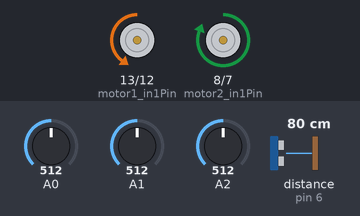
Bench run of a sketch on a simulated Arduino Uno, built with avr-gcc and run on an emulated ATmega328P. Shown: motor-driver pin pairs drawn as motors (green arrow = first pin HIGH = forward, orange = second pin HIGH = backward, longer = more drive, scaled by the enable pin). Wiring (inferred from the names in the program): ultrasonic range finder: trigger pin 9; echo pin 6. Inputs (shaded band) come from the test bench; at power-on: distance to the obstacle (sensor on pin 6) 80 cm, A0 = 512, A1 = 512, A2 = 512. The echo pulse lasts 58.3 µs per cm.

Above: at 1.8 s.
1.9 s: distance to the obstacle (sensor on pin 6) set to 4 cm
At 2.6 s:
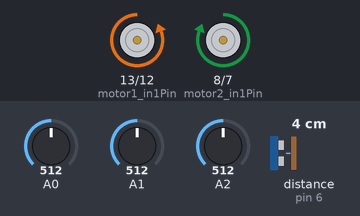
6.0 s: A0 set to 992
At 7.8 s:
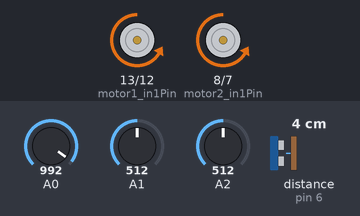
9.5 s: distance to the obstacle (sensor on pin 6) set to 2 cm
11.0 s: distance to the obstacle (sensor on pin 6) set to 9 cm
Timing chart, 0 to 16.1 s (numbered marks = the images above; inputs shaded):
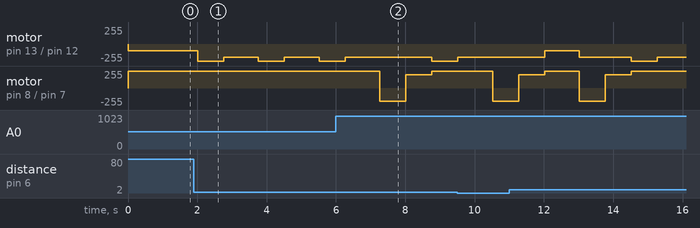

The sketch:

Moteu41tracker.ino
```cpp
//#include <Servo.h>
int motor1_enablePin = 11; //pwm
int motor1_in1Pin = 13;
int motor1_in2Pin = 12;

int trigPin = 9;//ultrason
int echoPin = 6;

//int servoPin = 5;//servoMoteur
//Servo servo;
//int angle = 0;

int motor2_enablePin = 10; //pwm
int motor2_in1Pin = 8;
int motor2_in2Pin = 7;

void setup()
{
  //on initialise les pins du moteur 1
  pinMode(motor1_in1Pin, OUTPUT);
  pinMode(motor1_in2Pin, OUTPUT);
  pinMode(motor1_enablePin, OUTPUT);

  pinMode(trigPin, OUTPUT);
  pinMode(echoPin, INPUT);

  //servo.attach(servoPin);

  //on initialise les pins du moteur 2
  pinMode(motor2_in1Pin, OUTPUT);
  pinMode(motor2_in2Pin, OUTPUT);
  pinMode(motor2_enablePin, OUTPUT);
  Serial.begin(9600);//initialise le moniteur série
}

void loop()
{

  digitalWrite(trigPin, LOW);
  delayMicroseconds(2);
  digitalWrite(trigPin,HIGH);
  delayMicroseconds(10);
  digitalWrite(trigPin,LOW);
  long duration = pulseIn(echoPin,HIGH);
  int distance = duration*0.343/20;
  float volts = analogRead(A2)*5.0/1023.0;
  int distance2 = 13*pow(volts,-1);

  //SetMotor2(175, true);
  //SetMotor1(255, false);
  int tracker1 = analogRead(A0)*5.0/1023;
  int tracker2 = analogRead(A1)*5.0/1023;
  analogWrite(motor1_enablePin, 200);//Je set le moteur 1, 255 = vitesse max on peut changer la vitesse si on veut
  analogWrite(motor2_enablePin, 200);//Je set le moteur 2, 255 = vitesse max
  digitalWrite(motor1_in1Pin, LOW);
  digitalWrite(motor1_in2Pin, HIGH);
  digitalWrite(motor2_in1Pin, HIGH);
  digitalWrite(motor2_in2Pin, LOW);

  /*Serial.println(tracker1);
  Serial.println(distance);
  Serial.println('-');
  Serial.println(distance2);


  servo.write(angle);
  delay(10);
  angle=angle++;
  */

  //quand y voit du noir y tourne,pour du blanc on remplace par 4
  if(tracker1==4){
  digitalWrite(motor1_in1Pin, LOW);
  digitalWrite(motor1_in2Pin, HIGH);
  digitalWrite(motor2_in1Pin, LOW);
  digitalWrite(motor2_in2Pin, HIGH);
  delay(750);
  digitalWrite(motor1_in1Pin, LOW);
  digitalWrite(motor1_in2Pin, HIGH);
  digitalWrite(motor2_in1Pin, HIGH);
  digitalWrite(motor2_in2Pin, LOW);
  delay(750);
  }
  // quand y voit du noir y tourne, pour du blanc on remplace par 4
  if(tracker2==4){
  digitalWrite(motor1_in1Pin, LOW);
  digitalWrite(motor1_in2Pin, HIGH);
  digitalWrite(motor2_in1Pin, LOW);
  digitalWrite(motor2_in2Pin, HIGH);
  delay(750);
  digitalWrite(motor1_in1Pin, LOW);
  digitalWrite(motor1_in2Pin, HIGH);
  digitalWrite(motor2_in1Pin, HIGH);
  digitalWrite(motor2_in2Pin, LOW);
  delay(750);
  }

  if(distance>=3 && distance<=25)//ultrason quier sul devant
  {
    analogWrite(motor1_enablePin, 255);
    analogWrite(motor2_enablePin, 255);
    digitalWrite(motor1_in1Pin, LOW);
    digitalWrite(motor1_in2Pin, HIGH);
    digitalWrite(motor2_in1Pin, HIGH);
    digitalWrite(motor2_in2Pin, LOW);


    delay(750);

  }

  if(distance2<=5)// infrarouge qui cheke le back
  {
    analogWrite(motor1_enablePin, 100);
    analogWrite(motor2_enablePin, 255);
    digitalWrite(motor1_in1Pin, LOW);
    digitalWrite(motor1_in2Pin, HIGH);
    digitalWrite(motor2_in1Pin, HIGH);
    digitalWrite(motor2_in2Pin, LOW);
    delay(1000);
  }


}
```

Measured:
- after the input at 1.9 s, motor on pin 13 (motor1_in1Pin) / pin 12 (motor1_in2Pin): alternates backward 255/255 for 0.75 s and backward 200/255 for 1.0 s, starting after 0.11 s
- after the input at 6.0 s, motor on pin 8 (motor2_in1Pin) / pin 7 (motor2_in2Pin): forward 255/255 → backward 200/255 after 1.3 s, → forward 200/255 0.75 s later, → forward 255/255 0.75 s later
